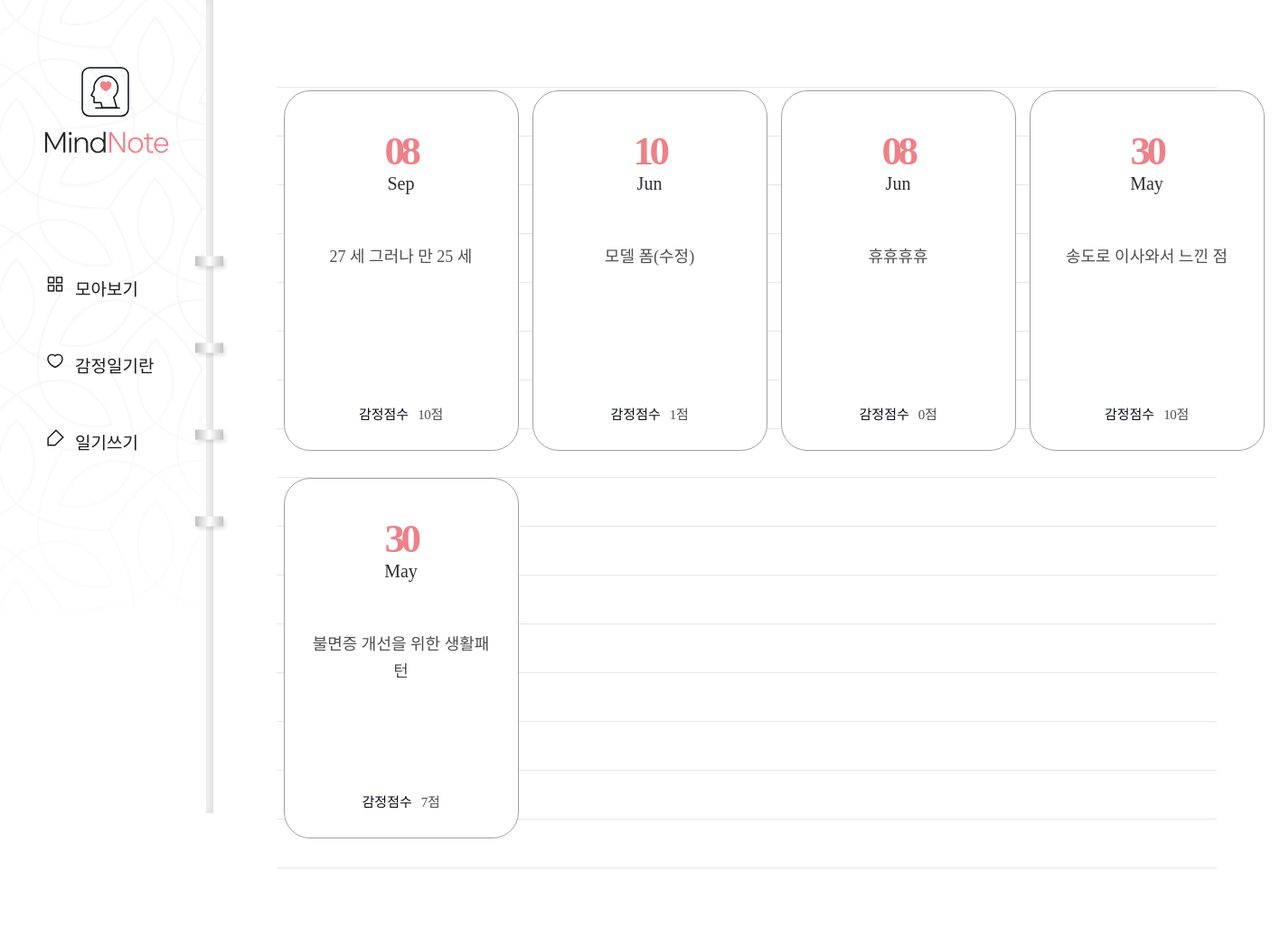
Screenshot of /diary/ with the database file from the repository.
### diary/models.py (models this page shows, shortened)
class Page(models.Model):
    title = models.CharField(max_length=100, validators=[validate_no_hash])
    content = models.TextField(validators=[validate_no_hash])
    feeling = models.CharField(max_length=80, validators=[validate_no_hash, validate_no_numbers])
    score = models.IntegerField(validators=[validate_score])
    dt_created = models.DateField()

### diary/views.py (the view)
# urls.py: path('diary/', views.PageListView.as_view(), name='page-list'),
class PageListView(ListView):
    model = Page
    ordering = ['-dt_created']

### diary/templates/diary/page_list.html
{% extends './base.html' %}
{% block content %}
<div class="wrap-note">
    <div class="note">
        <div class="note-list">
            <ul>
                {% for obj in object_list %}
                <li>
                    <a href="{% url 'page-detail' obj.id %}">
                        <div class="date">
                            <span>{{obj.dt_created|date:"d"}}</span>
                            <p>{{obj.dt_created|date:"M"}}</p>
                        </div>
                        <h2>{{obj.title}}</h2>
                        <div class="score">
                            <p>감정점수</p>
                            <span>{{obj.score}}점</span>
                        </div>
                    </a>
                </li>
                {% endfor %}
            </ul>
        </div>
    </div>
</div>
{% endblock content %}

### diary/templates/diary/base.html (shortened to what this page needs)
{% load static %}
<!DOCTYPE html>
<html lang="en">
    <head>
        <link rel="stylesheet" href="{% static 'diary/css/styles.css' %}">
        <link rel="stylesheet" type="text/css" href="https://cdn.rawgit.com/moonspam/NanumSquare/master/nanumsquare.css">
        <link rel="stylesheet" href="https://cdn.jsdelivr.net/gh/projectnoonnu/noonfonts_two@1.0/NanumBarunpen.woff">
    </head>
    <body>
        <div class="menu">
            <h1><a href="{% url 'page-list' %}"><img src="{% static 'diary/image/logo02.svg' %}"></a></h1>
            <ul>
                <li><a href="{% url 'page-list' %}">모아보기</a></li>
                <li><a href="{% url 'info' %}">감정일기란</a></li>
                <li><a href="{% url 'page-create' %}">일기쓰기</a></li>
            </ul>
        </div>
        {% block content %}
        {% endblock content %}
    </body>
</html>

### diary/static/diary/css/styles.css (style rules this page uses)
h1,h2,h3,p,a,ul,li { margin: 0; padding: 0; font-family: 'NanumSquare'; list-style: none; text-decoration: none; outline: none; }
html { position: relative; min-height: 100%; margin: 0; }
body { margin: 0; padding: 0; -webkit-font-smoothing: antialiased; -moz-osx-font-smoothing: auto; }
img { max-width: 100%; margin: 0; padding: 0; border: 0; }
.menu { position: fixed; width: 236px; height: 100vh; min-height: 900px; background: url(../image/menu-bg.png) no-repeat left top/contain; z-index: 99; }
.menu:before { content: ""; display: block; position: absolute; width: 8px; height: 100%; top: 0; right: 0; background-color: #f6f6f6; box-shadow: inset -3px 0 8px 0 rgba(0, 0, 0, 0.11); }
.menu:after { content: ""; display: block; position: absolute; width: 43px; height: 353px; top: 48%; right: -21px; transform: translateY(-50%); background: url(../image/notespring.svg) no-repeat; }
.menu h1 { position: absolute; margin-left: 49px; top: 74px; }
.menu ul { position: absolute; top: 48%; transform: translateY(-50%); }
.menu ul li { margin-bottom: 58px; padding-left: 83px; }
.menu ul li a { display: block; position: relative; font-family: NanumSquareR; color: #1e1c1c; font-size: 19px; }
.menu ul li a:after { content: ""; display: block; position: absolute; width: 21px; height: 20px; top: 0; left: -32px; background: url(../image/ic-feed-white.svg) no-repeat; }
.menu ul li:first-child a:after { background: url(../image/ic-feed-black.svg) no-repeat; }
.menu ul li:nth-child(2) a:after { background: url(../image/ic-heart-black.svg) no-repeat; }
.menu ul li:last-child a:after { background: url(../image/ic-pen-black.svg) no-repeat; }
.wrap-note .note { padding-left: 236px; padding-top: 50px; padding-bottom: 200px; }
.note-list { margin: 0 70px; padding-top: 50px; background: url(../image/note-bg.svg) repeat-x center/1535px 974px; }
.note-list ul { overflow: hidden; width: 1100px; margin: 0 auto; padding-bottom: 50px; }
.note-list ul li { float: left; width: 25%; padding-bottom: 30px; }
.note-list ul li a { display: block; width: 258px; height: 397px; margin: 0 auto; background: #fff; border: solid 1px #a3a0a0; border-radius: 29px; }
.note-list ul li a .date { margin-top: 40px; margin-bottom: 55px; text-align: center; }
.note-list ul li a .date p { display: inline-block; font-family: 'NanumSquare'; color: #2b2d32; font-size: 20px; text-align: center; text-transform: capitalize; line-height: 1; }
.note-list ul li a .date span { display: block; font-family: 'NanumSquare'; color: #ee8088; font-weight: 700; font-size: 45px; letter-spacing: -4.47px; }
.note-list ul li a h2 { width: 196px; height: 150px; margin: 0 auto; font-family: 'NanumBarunpen'; color: #4e4f53; font-weight: normal; font-size: 18px; line-height: 1.67; text-align: center; }
.note-list ul li a .score { margin-top: 28px; text-align: center; }
.note-list ul li a .score p { display: inline-block; font-family: 'NanumSquare'; color: #060b18; font-size: 15px; }
.note-list ul li a .score span { padding-left: 6px; font-family: 'NanumBarunpen'; color: #4e4f53; font-size: 15px; letter-spacing: -0.29px; }

### rows the page displays
Page: dt_created "08", dt_created "Sep", title "27 세 그러나 만 25 세", score "10"
Page: dt_created "10", dt_created "Jun", title "모델 폼(수정)", score "1"
Page: dt_created "08", dt_created "Jun", title "휴휴휴휴", score "0"
Page: dt_created "30", dt_created "May", title "송도로 이사와서 느낀 점", score "10"
Page: dt_created "30", dt_created "May", title "불면증 개선을 위한 생활패턴", score "7"
